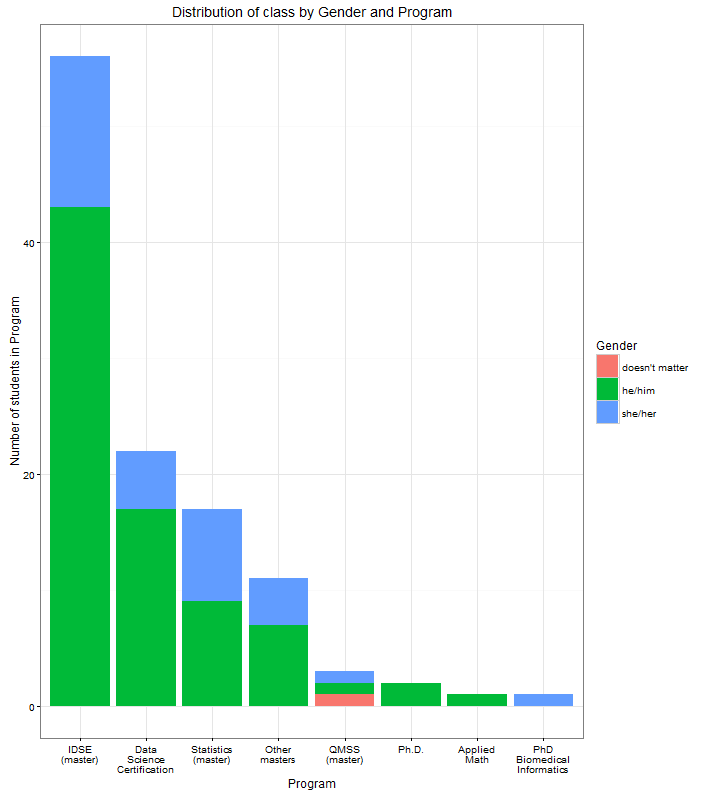

Here is the R script that generated this plot:
#What is your directory and filename
dirPath<-"C:/Users/Srividya/Desktop/EDAV/HW1"
setwd(dirPath)
filename<-"Survey+Response.xlsx"
source("tidydata.R")
d<-tidydata(filename)

library(ggplot2)
#Plotting stacked bar plot to show distribution of students in class by program and gender

#Create a table with counts
pdata<-data.frame(table(d$What.is.your.preferred.gender.pronoun., d$Program))
names(pdata)<-c("Gender","Program", "Count")

#format the x tick labels so that they wrap to the next line and not bleed
levels(pdata$Program)<-gsub(" ","\n", levels(pdata$Program))

#ggplot code
ggplot(data=pdata, aes(x=reorder(Program,-Count), y=Count, fill = Gender)) + 
  geom_bar(stat = "identity") +
  theme_bw() +
  ggtitle("Distribution of class by Gender and Program") +
  xlab("Program") +
  ylab("Number of students in Program")
